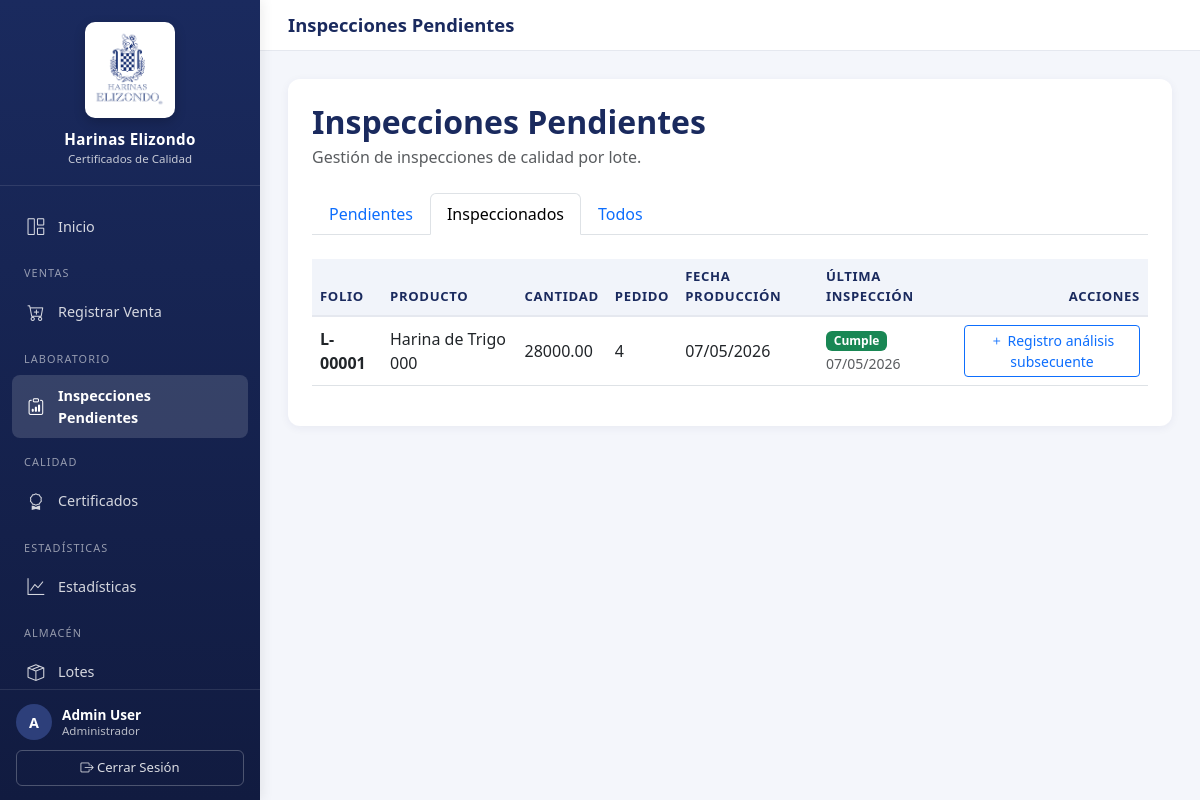
Before: /laboratorio/inspecciones/?filter=inspeccionados (signed in) with the older database file.
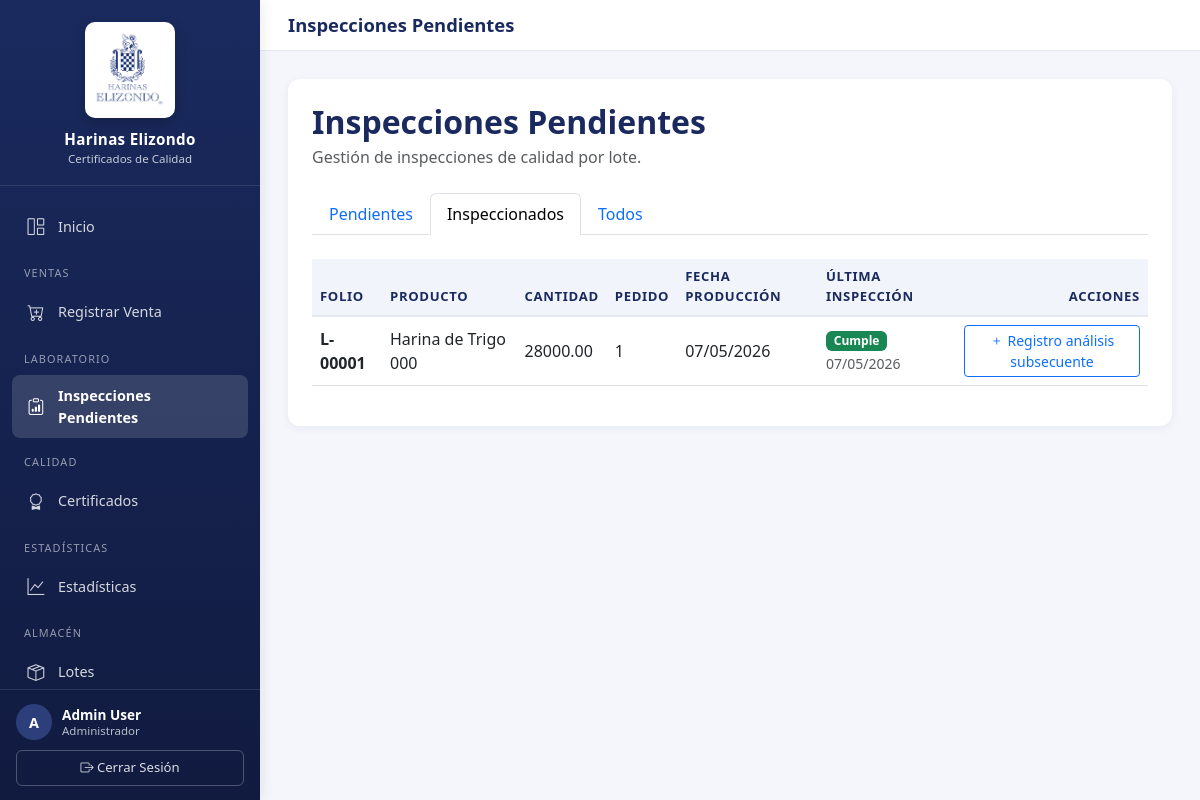
After: the same page with the newer database file.
### certificados/models.py (models this page shows, shortened)
class Lote(models.Model):
    pedido = models.ForeignKey(
        Pedido, on_delete=models.CASCADE, blank=True, null=True, related_name="lotes"
    )
    codigo_lote = models.CharField(max_length=50, default="L-TEMP")
    secuencia = models.CharField(max_length=1, default="A")
    producto = models.ForeignKey(
        Producto, on_delete=models.CASCADE, blank=True, null=True
    )
    cantidad = models.DecimalField(
        max_digits=10, decimal_places=2, blank=True, null=True
    )
    fecha_produccion = models.DateField(auto_now_add=True, blank=True, null=True)
    fecha_caducidad = models.DateField(blank=True, null=True)
    activo = models.BooleanField(default=True)

class Producto(models.Model):
    codigo = models.CharField(max_length=30, unique=True)
    nombre = models.CharField(max_length=150)
    descripcion = models.TextField(blank=True)
    activo = models.BooleanField(default=True)
    fecha_alta = models.DateTimeField(auto_now_add=True)

class Pedido(models.Model):
    ESTADOS = (
        ("pendiente", "Pendiente"),
        ("aceptado", "Aceptado"),
        ("rechazado", "Rechazado"),
        ("despachado", "Despachado"),
    )
    cliente = models.ForeignKey(Cliente, on_delete=models.CASCADE)
    producto = models.ForeignKey(
        Producto, on_delete=models.CASCADE, blank=True, null=True
    )
    cantidad = models.DecimalField(max_digits=10, decimal_places=2)
    fecha_pedido = models.DateTimeField(default=timezone.now)
    estado = models.CharField(max_length=20, choices=ESTADOS, default="pendiente")
    venta = models.ForeignKey(
        "Venta", on_delete=models.CASCADE, blank=True, null=True, related_name="pedidos"
    )
    class Meta:
        indexes = [
            models.Index(fields=["cliente", "fecha_pedido"]),
        ]

class Inspeccion(models.Model):
    lote = models.ForeignKey(Lote, on_delete=models.CASCADE)
    equipo = models.ForeignKey(Equipo, on_delete=models.CASCADE, null=True, blank=True)
    clave = models.CharField(max_length=50, blank=True)
    fecha_inspeccion = models.DateTimeField(default=timezone.now)
    cumple_param = models.BooleanField(default=False)
    inspeccion_origen = models.ForeignKey(
        "self",
        null=True,
        blank=True,
        on_delete=models.SET_NULL,
        related_name="reanalisis",
        help_text="Inspección anterior cuando ésta es un re-análisis (caso 2.2.9).",
    )

### certificados/views.py (the view)
# urls.py: path('laboratorio/inspecciones/', views.InspeccionesPendientesView.as_view(), name='iniciar_inspeccion_pendientes'),
class InspeccionesPendientesView(LoginRequiredMixin, RoleRequiredMixin, ListView):
    model = Lote
    template_name = "certificados/inspecciones_pendientes.html"
    context_object_name = "lotes"
    allowed_roles = ["lab"]
    def get_queryset(self):
        lotes = Lote.objects.select_related("pedido__cliente", "producto").filter(pedido__isnull=False).order_by("-id")
        filter_type = self.request.GET.get("filter", "pendientes")
        if filter_type == "pendientes":
            lotes = lotes.filter(inspeccion__isnull=True)
        elif filter_type == "inspeccionados":
            lotes = lotes.filter(inspeccion__isnull=False).distinct()
        return lotes
    def get_context_data(self, **kwargs):
        ctx = super().get_context_data(**kwargs)
        ctx["filter"] = self.request.GET.get("filter", "pendientes")
        return ctx

### certificados/views.py (called while the page is built)
    def test_func(self):
        return self.request.user.is_authenticated and (
            self.request.user.rol in self.allowed_roles
            or self.request.user.rol == "admin"
        )

### certificados/templates/certificados/inspecciones_pendientes.html (shortened to what this page needs)
{% extends "base.html" %}
{% load custom_filters %}
{% block page_title %}Inspecciones Pendientes{% endblock %}
{% block content %}
<div class="card">
    <div class="card-body p-4">
        <h2 class="card-title mb-1">Inspecciones Pendientes</h2>
        <p class="text-muted mb-4">Gestión de inspecciones de calidad por lote.</p>
        <ul class="nav nav-tabs mb-4">
            <li class="nav-item">
                <a class="nav-link {% if filter == 'pendientes' %}active{% endif %}" href="?filter=pendientes">Pendientes</a>
            </li>
            <li class="nav-item">
                <a class="nav-link {% if filter == 'inspeccionados' %}active{% endif %}" href="?filter=inspeccionados">Inspeccionados</a>
            </li>
            <li class="nav-item">
                <a class="nav-link {% if filter == 'todos' %}active{% endif %}" href="?filter=todos">Todos</a>
            </li>
        </ul>
        <div class="table-responsive">
            <table class="table align-middle">
                <thead>
                    <tr>
                        <th>Folio</th>
                        <th>Producto</th>
                        <th>Cantidad</th>
                        <th>Pedido</th>
                        <th>Fecha Producción</th>
                        <th>Última Inspección</th>
                        <th class="text-end">Acciones</th>
                    </tr>
                </thead>
                <tbody>
                    {% for lote in lotes %}
                    <tr>
                        <td><strong>{{ lote.codigo_lote }}</strong></td>
                        <td>{{ lote.producto.nombre|default:"—" }}</td>
                        <td>{{ lote.cantidad|default:"—" }}</td>
                        <td>{{ lote.pedido.id|default:"—" }}</td>
                        <td>{{ lote.fecha_produccion|date:"d/m/Y"|default:"—" }}</td>
                        <td>
                            {% with inspecciones=lote.inspeccion_set.all %}
                            {% if inspecciones %}
                            <span class="badge {% if inspecciones.0.cumple_param %}bg-success{% else %}bg-danger{% endif %}">
                                {% if inspecciones.0.cumple_param %}Cumple{% else %}No cumple{% endif %}
                            </span>
                            <span class="text-muted small">{{ inspecciones.0.fecha_inspeccion|date:"d/m/Y" }}</span>
                            {% else %}
                            <span class="text-muted">—</span>
                            {% endif %}
                            {% endwith %}
                        </td>
                        <td class="text-end">
                            {% if lote.inspeccion_set.first %}
                            <a href="{% url 'nueva_inspeccion' lote.id %}" class="btn btn-sm btn-outline-primary">
                                <i class="bi bi-plus"></i> Registro análisis subsecuente
                            </a>
                            {% else %}
                            <a href="{% url 'iniciar_inspeccion' lote.id %}" class="btn-brand">
                                <i class="bi bi-play"></i> Registro análisis inicial
                            </a>
                            {% endif %}
                        </td>
                    </tr>
                    {% endfor %}
                </tbody>
            </table>
        </div>
    </div>
</div>
{% endblock %}

Changed rows visible on the page:
removed Lote: codigo_lote "L-00001", producto.nombre "Harina de Trigo 000", cantidad "28000.00", pedido.id "4", fecha_produccion "07/05/2026", inspeccion_set.all.0.fecha_inspeccion "07/05/2026", shows "Registro análisis subsecuente"
added Lote: codigo_lote "L-00001", producto.nombre "Harina de Trigo 000", cantidad "28000.00", pedido.id "1", fecha_produccion "07/05/2026", inspeccion_set.all.0.fecha_inspeccion "07/05/2026", shows "Registro análisis subsecuente"
